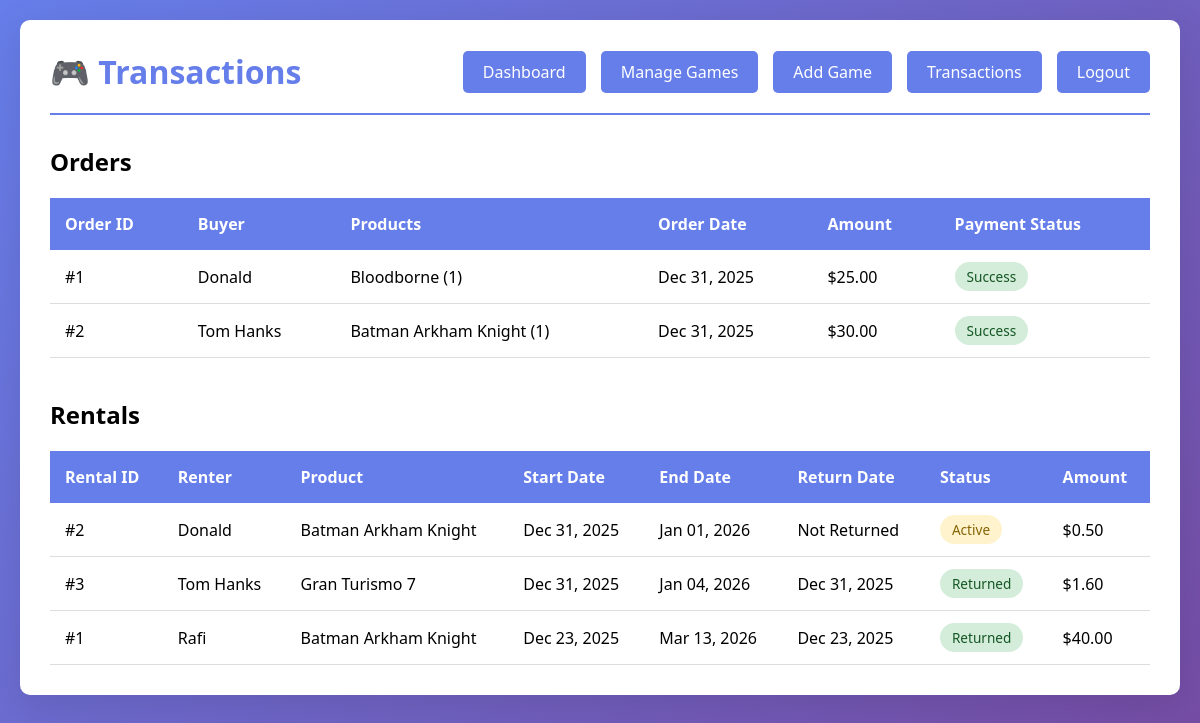
Screenshot of /admin/view_transactions.php (signed in) with the database file from the repository.
### tables this page shows
CREATE TABLE `orders` (
  `OrderID` int(11) NOT NULL,
  `BuyerID` int(11) NOT NULL,
  `PaymentID` int(11) DEFAULT NULL,
  `OrderDate` date NOT NULL
);

CREATE TABLE `users` (
  `UserID` int(11) NOT NULL,
  `Name` varchar(100) NOT NULL,
  `Password` varchar(255) NOT NULL,
  `Email` varchar(150) NOT NULL,
  `role` enum('user','admin') NOT NULL DEFAULT 'user'
);

CREATE TABLE `payment` (
  `PaymentID` int(11) NOT NULL,
  `UserID` int(11) NOT NULL,
  `Amount` decimal(10,2) NOT NULL,
  `Date` date NOT NULL,
  `Status` enum('success','failed','pending') DEFAULT NULL
);

CREATE TABLE `rental` (
  `RentalID` int(11) NOT NULL,
  `RenterID` int(11) NOT NULL,
  `ProductID` int(11) NOT NULL,
  `PaymentID` int(11) DEFAULT NULL,
  `StartDate` date NOT NULL,
  `EndDate` date DEFAULT NULL,
  `ReturnDate` date DEFAULT NULL,
  `Paid` tinyint(1) DEFAULT 0
);

CREATE TABLE `product` (
  `ProductID` int(11) NOT NULL,
  `SellerID` int(11) NOT NULL,
  `ProductName` varchar(150) NOT NULL,
  `Description` text DEFAULT NULL,
  `Price` decimal(10,2) DEFAULT NULL,
  `Availability` int(11) NOT NULL DEFAULT 0
);

### admin/view_transactions.php (the view, shortened to what this page needs)
<?php
require_once '../config.php';
$orders = $conn->query("
    SELECT o.OrderID, u.Name as BuyerName, o.OrderDate,
           p.Status as PaymentStatus, p.Amount as PaymentAmount,
           GROUP_CONCAT(CONCAT(pr.ProductName, ' (', op.Quantity, ')') SEPARATOR ', ') as Products
    FROM Orders o
    JOIN Users u ON o.BuyerID = u.UserID
    LEFT JOIN Payment p ON o.PaymentID = p.PaymentID
    LEFT JOIN OrderProduct op ON o.OrderID = op.OrderID
    LEFT JOIN Product pr ON op.ProductID = pr.ProductID
    GROUP BY o.OrderID
    ORDER BY o.OrderDate DESC
");
$rentals = $conn->query("
    SELECT r.RentalID, u.Name as RenterName, pr.ProductName,
           r.StartDate, r.EndDate, r.ReturnDate, r.Paid,
           rp.DailyFee, rp.LateFee,
           p.Amount as PaymentAmount, p.Status as PaymentStatus
    FROM Rental r
    JOIN Users u ON r.RenterID = u.UserID
    JOIN Product pr ON r.ProductID = pr.ProductID
    JOIN RentableProduct rp ON r.ProductID = rp.ProductID
    LEFT JOIN Payment p ON r.PaymentID = p.PaymentID
    ORDER BY r.StartDate DESC
");
?>
<!DOCTYPE html>
<html lang="en">
<head>
    <link rel="stylesheet" href="../css/styles.css">
</head>
<body>
    <div class="container">
        <div class="header">
            <h1>🎮 Transactions</h1>
            <div class="nav">
                <a href="dashboard.php">Dashboard</a>
                <a href="manage_games.php">Manage Games</a>
                <a href="add_game.php">Add Game</a>
                <a href="view_transactions.php">Transactions</a>
                <a href="../logout.php">Logout</a>
            </div>
        </div>
        <h2>Orders</h2>
        <div class="table-container">
            <table>
                <thead>
                    <tr>
                        <th>Order ID</th>
                        <th>Buyer</th>
                        <th>Products</th>
                        <th>Order Date</th>
                        <th>Amount</th>
                        <th>Payment Status</th>
                    </tr>
                </thead>
                <tbody>
                    <?php if ($orders->num_rows > 0): ?>
                        <?php while ($order = $orders->fetch_assoc()): ?>
                            <tr>
                                <td>#<?php echo $order['OrderID']; ?></td>
                                <td><?php echo htmlspecialchars($order['BuyerName']); ?></td>
                                <td><?php echo htmlspecialchars($order['Products']); ?></td>
                                <td><?php echo date('M d, Y', strtotime($order['OrderDate'])); ?></td>
                                <td>$<?php echo number_format($order['PaymentAmount'], 2); ?></td>
                                <td>
                                    <?php
                                    $status = $order['PaymentStatus'];
                                    $class = $status == 'success' ? 'status-available' :
                                            ($status == 'pending' ? 'status-rented' : 'status-sold');
                                    ?>
                                    <span class="status-badge <?php echo $class; ?>"><?php echo ucfirst($status); ?></span>
                                </td>
                            </tr>
                        <?php endwhile; ?>
                    <?php else: ?>
                        <tr>
                            <td colspan="6" style="text-align: center;">No orders yet</td>
                        </tr>
                    <?php endif; ?>
                </tbody>
            </table>
        </div>
        <h2 style="margin-top: 40px;">Rentals</h2>
        <div class="table-container">
            <table>
                <thead>
                    <tr>
                        <th>Rental ID</th>
                        <th>Renter</th>
                        <th>Product</th>
                        <th>Start Date</th>
                        <th>End Date</th>
                        <th>Return Date</th>
                        <th>Status</th>
                        <th>Amount</th>
                    </tr>
                </thead>
                <tbody>
                    <?php if ($rentals->num_rows > 0): ?>
                        <?php while ($rental = $rentals->fetch_assoc()): ?>
                            <tr>
                                <td>#<?php echo $rental['RentalID']; ?></td>
                                <td><?php echo htmlspecialchars($rental['RenterName']); ?></td>
                                <td><?php echo htmlspecialchars($rental['ProductName']); ?></td>
                                <td><?php echo date('M d, Y', strtotime($rental['StartDate'])); ?></td>
                                <td><?php echo $rental['EndDate'] ? date('M d, Y', strtotime($rental['EndDate'])) : 'N/A'; ?></td>
                                <td><?php echo $rental['ReturnDate'] ? date('M d, Y', strtotime($rental['ReturnDate'])) : 'Not Returned'; ?></td>
                                <td>
                                    <?php if ($rental['ReturnDate']): ?>
                                        <span class="status-badge status-available">Returned</span>
                                    <?php else: ?>
                                        <span class="status-badge status-rented">Active</span>
                                    <?php endif; ?>
                                </td>
                                <td>$<?php echo number_format($rental['PaymentAmount'], 2); ?></td>
                            </tr>
                        <?php endwhile; ?>
                    <?php else: ?>
                        <tr>
                            <td colspan="8" style="text-align: center;">No rentals yet</td>
                        </tr>
                    <?php endif; ?>
                </tbody>
            </table>
        </div>
    </div>
</body>
</html>

### css/styles.css (style rules this page uses)
* { margin: 0; padding: 0; box-sizing: border-box; }
body { font-family: 'Segoe UI', Tahoma, Geneva, Verdana, sans-serif; background: linear-gradient(135deg, #667eea 0%, #764ba2 100%); min-height: 100vh; padding: 20px; }
.container { max-width: 1200px; margin: 0 auto; background: white; padding: 30px; border-radius: 10px; box-shadow: 0 10px 40px rgba(0,0,0,0.1); }
.header { display: flex; justify-content: space-between; align-items: center; margin-bottom: 30px; padding-bottom: 20px; border-bottom: 2px solid #667eea; }
.header h1 { color: #667eea; font-size: 2em; }
.nav { display: flex; gap: 15px; }
.nav a, .btn { padding: 10px 20px; background: #667eea; color: white; text-decoration: none; border-radius: 5px; transition: background 0.3s; border: none; cursor: pointer; display: inline-block; }
.table-container { overflow-x: auto; margin-top: 20px; }
table { width: 100%; border-collapse: collapse; background: white; }
table th { background: #667eea; color: white; padding: 15px; text-align: left; }
table td { padding: 12px 15px; border-bottom: 1px solid #ddd; }
.status-badge { display: inline-block; padding: 5px 12px; border-radius: 15px; font-size: 0.85em; font-weight: 500; }
.status-available { background: #d4edda; color: #155724; }
.status-rented { background: #fff3cd; color: #856404; }

### rows the page displays
orders: OrderID "1", BuyerID.Name "Donald", Products "Bloodborne (1)", OrderDate "Dec 31, 2025", PaymentID.Amount "25.00", PaymentID.Status "Success"
orders: OrderID "2", BuyerID.Name "Tom Hanks", Products "Batman Arkham Knight (1)", OrderDate "Dec 31, 2025", PaymentID.Amount "30.00", PaymentID.Status "Success"
rental: RentalID "2", RenterID.Name "Donald", product.ProductName "Batman Arkham Knight", StartDate "Dec 31, 2025", EndDate "Jan 01, 2026", shows "Not Returned", shows "Active", PaymentID.Amount "0.50"
rental: RentalID "3", RenterID.Name "Tom Hanks", product.ProductName "Gran Turismo 7", StartDate "Dec 31, 2025", EndDate "Jan 04, 2026", ReturnDate "Dec 31, 2025", shows "Returned", PaymentID.Amount "1.60"
rental: RentalID "1", RenterID.Name "Rafi", product.ProductName "Batman Arkham Knight", StartDate "Dec 23, 2025", EndDate "Mar 13, 2026", ReturnDate "Dec 23, 2025", shows "Returned", PaymentID.Amount "40.00"
